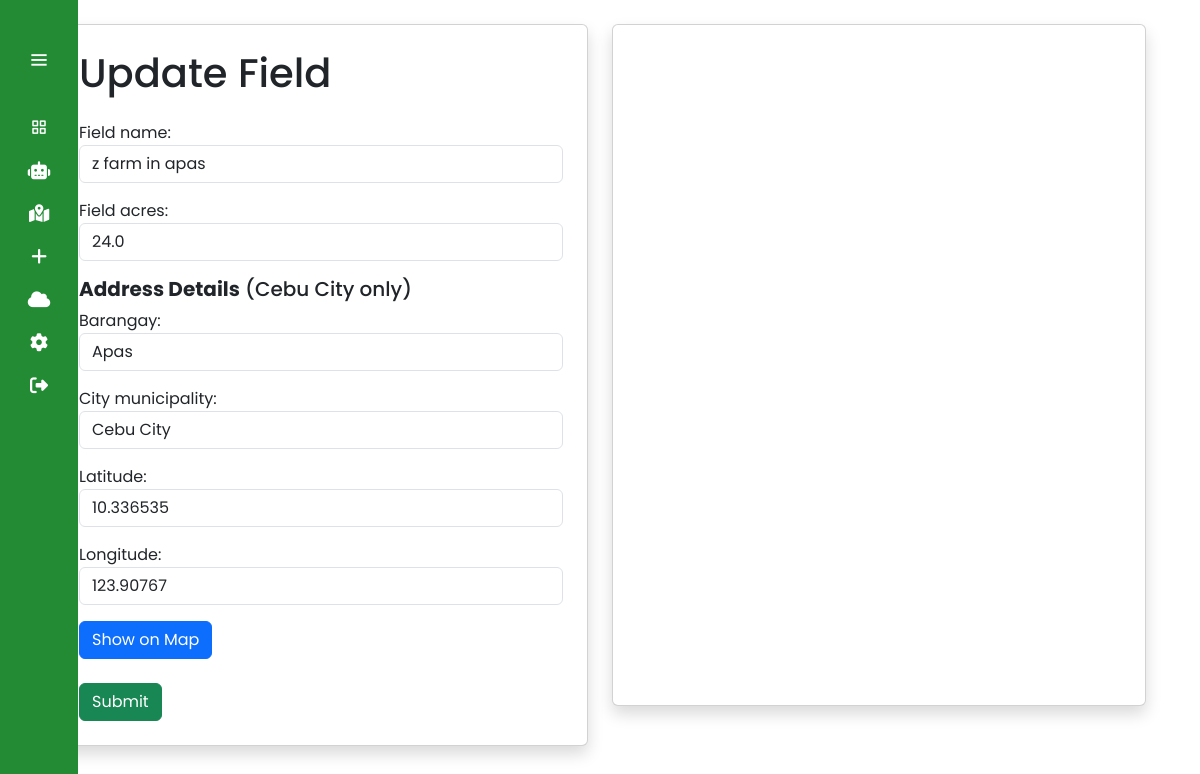
Page /bofa_dashboard/bofa_update_field/2/ (signed in) on the committed database.
### app_agrosavvy/models.py (models this page shows, shortened)
class Field(models.Model):
    field_id = models.AutoField(primary_key=True)
    field_name = models.CharField(max_length=100)
    field_acres = models.FloatField()
    address = models.ForeignKey(Address, on_delete=models.SET_NULL, related_name="fields", null=True)
    owner = models.ForeignKey(CustomUser, on_delete=models.SET_NULL, related_name="fields", null=True)
    created_at = models.DateTimeField(default=timezone.now)
    is_deleted = models.BooleanField(default = False)
    class Meta:
        ordering = ['-created_at']

class Address(models.Model):
    address_id = models.AutoField(primary_key=True)
    barangay = models.ForeignKey(Barangay, on_delete=models.SET_NULL, blank=True, null=True)
    city_municipality = models.CharField(max_length=100)
    country = models.CharField(max_length=100)
    latitude = models.FloatField(blank=True, null=True)
    longitude = models.FloatField(blank=True, null=True)

### app_agrosavvy/views.py (the view)
# urls.py: path('bofa_dashboard/bofa_update_field/<int:field_id>/', views.bofa_update_field, name='bofa_update_field'),
def bofa_update_field(request, field_id):
    if request.user.is_authenticated and request.user.roleuser.roleuser == "farmer":
        field = get_object_or_404(Field, pk=field_id)
        if field.owner != request.user:
            return redirect("forbidden")
        if request.method == "POST":
            field_form = FieldForm(request.POST, instance=field)
            address_instance = field.address
            address_form = AddressForm(request.POST, instance=address_instance)
            if field_form.is_valid() and address_form.is_valid():
                updated_field = field_form.save(commit=False)
                updated_field.owner = field.owner
                updated_field.save()
                updated_address = address_form.save()
                return JsonResponse({"status": "success"})
            else:
                return JsonResponse(
                    {
                        "status": "error",
                        "errors": {
                            "field_form": field_form.errors,
                            "address_form": address_form.errors,
                        },
                    }
                )
        else:
            field_form = FieldForm(instance=field)
            address_form = AddressForm(instance=field.address)
        context = {
            "field_form": field_form,
            "address_form": address_form,
        }
        return render(request, "bofa_pages/bofa_update_field.html", context)
    else:
        return redirect("forbidden")

### app_agrosavvy/forms.py
class FieldForm(forms.ModelForm):
    class Meta:
        model = Field
        fields = ["field_name", "field_acres"]
        widgets = {
            "field_name": forms.TextInput(
                attrs={
                    "class": "form-control",
                    "placeholder": "Enter field name",
                    "autofocus": True,
                }
            ),
            "field_acres": forms.NumberInput(
                attrs={
                    "class": "form-control",
                    "placeholder": "Enter field size in acres",
                }
            ),
        }

### app_agrosavvy/models.py (called while the page is built)
    def __str__(self):
        return f"{self.brgy_name}"

### app_agrosavvy/templates/bofa_pages/bofa_update_field.html (shortened to what this page needs)
{% extends 'bofa_base.html' %}
{% block content %}
<div class="container mt-4">
    <div class="row">
        <div class="col-md-6 ml-1">
            <div class="card shadow p-4">
                <h1 class="mb-4">Update Field</h1>
                <form id="fieldForm" method="POST">
                    {{ field_form.as_p }}
                    <h5><strong>Address Details</strong> (Cebu City only)</h5>
                    {{ address_form.as_p }}
                    <div class="form-group">
                        <button type="button" id="geocodeButton" class="btn btn-primary">Show on Map</button>
                    </div><br>
                    <div class="form-group">
                        <button type="submit" class="btn btn-success">Submit</button>
                    </div>
                </form>
            </div>
        </div>
        <div class="col-md-6">
            <div class="card shadow">
                <div id="map" style="height: 680px;"></div>
            </div>
        </div>
    </div>
</div>
{% endblock %}

### templates/bofa_base.html (style rules this page uses)
body { background-color: rgb(255, 255, 255); }

### templates/bofa_sidebar.html (style rules this page uses)
:root { --color-default: #228b34; --color-white: #ffffff; }
* { padding: 0%; margin: 0%; box-sizing: border-box; font-family: 'Poppins', sans-serif; }
body { min-height: 100vh; }

### rows in the picture
Field: field_name "z farm in apas", field_acres "24.0"
Address: barangay "Apas", city_municipality "Cebu City", latitude "10.336535", longitude "123.90767"
